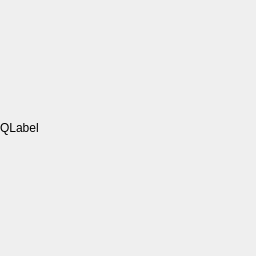
<?xml version="1.0" encoding="UTF-8"?>
<ui version="4.0">
 <class>MainWindow</class>
 <widget class="QMainWindow" name="MainWindow">
  <property name="geometry">
   <rect>
    <x>0</x>
    <y>0</y>
    <width>256</width>
    <height>256</height>
   </rect>
  </property>
  <property name="windowTitle">
   <string>MainWindow</string>
  </property>
  <widget class="QWidget" name="centralWidget">
   <layout class="QHBoxLayout" name="horizontalLayout">
    <property name="spacing">
     <number>0</number>
    </property>
    <property name="leftMargin">
     <number>0</number>
    </property>
    <property name="topMargin">
     <number>0</number>
    </property>
    <property name="rightMargin">
     <number>0</number>
    </property>
    <property name="bottomMargin">
     <number>0</number>
    </property>
    <item>
     <widget class="QLabel" name="image">
      <property name="text">
       <string>QLabel</string>
      </property>
     </widget>
    </item>
   </layout>
  </widget>
 </widget>
 <layoutdefault spacing="6" margin="11"/>
 <resources/>
 <connections/>
</ui>
